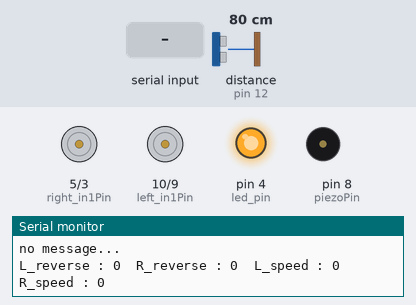
A sketch run on a simulated Arduino Uno, built with avr-gcc and run on an emulated ATmega328P. Parts: motor-driver pin pairs drawn as motors (green arrow = first pin HIGH = forward, orange = second pin HIGH = backward, longer = more drive, scaled by the enable pin), output pins drawn as LEDs (lit = HIGH), buzzer (waves = sounding), the last lines printed to the serial monitor. Wiring (inferred from the names in the program): ultrasonic range finder: trigger pin 13; echo pin 12. The test bench sets the inputs (shaded band); at power-on: distance to the obstacle (sensor on pin 12) 80 cm. The echo pulse lasts 58.3 µs per cm; pins used as bus, display or sensor lines are not drawn.

Above: at 1.2 s.
1.3 s: distance to the obstacle (sensor on pin 12) set to 35 cm
2.8 s: distance to the obstacle (sensor on pin 12) set to 29 cm
At 3.19 s:
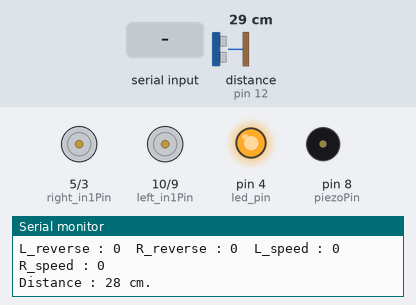
5.8 s: "<90,45,200,10>" received over Serial
At 6.05 s:
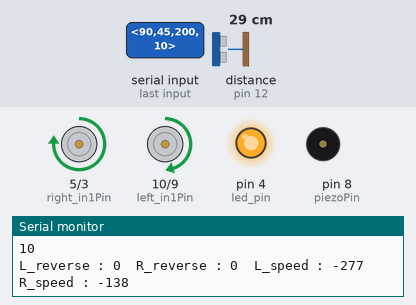
8.8 s: "<30,150,10,200>" received over Serial
At 9.12 s:
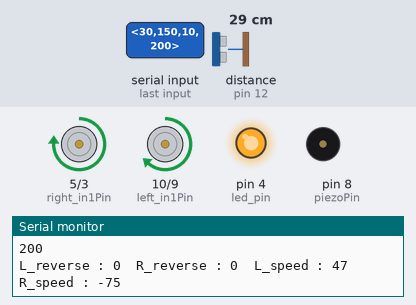
11.8 s: distance to the obstacle (sensor on pin 12) set to 120 cm
At 12.6 s:
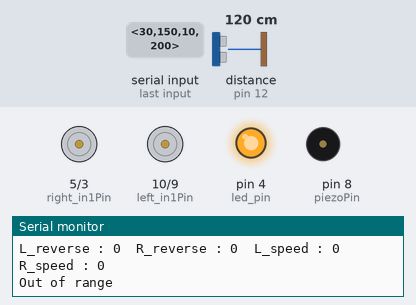
13.3 s: distance to the obstacle (sensor on pin 12) set to 2 cm
At 17.22 s:
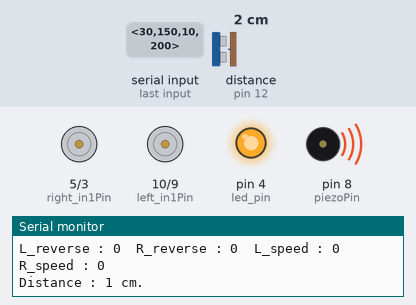
Timing chart, 0 to 17.3 s (numbered marks = the images above; inputs shaded):
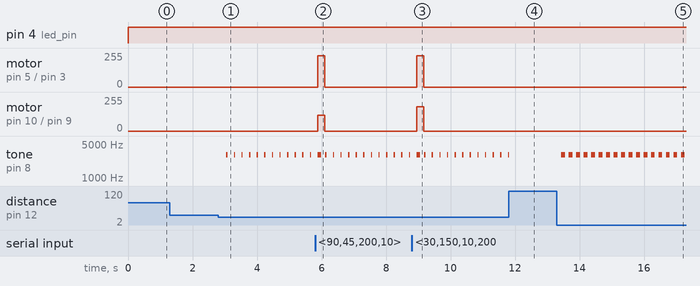

Measured:
- the behaviour switches between 32 and 31 cm on distance to the obstacle (sensor on pin 12) (found by bisection; images 0 and 1)
- after the input at 2.8 s, tone on pin 8 (piezoPin): alternates 3000 Hz for 0.04 s and silent for 0.20 s, starting after 0.25 s
- after the input at 5.8 s, motor on pin 5 (right_in1Pin) / pin 3 (right_in2Pin): stopped → forward 235/255 after 0.09 s, → stopped 0.22 s later; motor on pin 10 (left_in1Pin) / pin 9 (left_in2Pin): stopped → forward 118/255 after 0.09 s, → stopped 0.22 s later
- after the input at 8.8 s, motor on pin 5 (right_in1Pin) / pin 3 (right_in2Pin): stopped → forward 235/255 after 0.15 s, → stopped 0.22 s later; motor on pin 10 (left_in1Pin) / pin 9 (left_in2Pin): stopped → forward 181/255 after 0.15 s, → stopped 0.22 s later
- after the input at 11.8 s, tone on pin 8 (piezoPin): goes on until 11.8 s, then stays silent
- after the input at 13.3 s, tone on pin 8 (piezoPin): alternates 3000 Hz for 0.12 s and silent for 0.11 s, starting after 0.13 s

The sketch:

Slave_Arduino.ino
```cpp
#define led_pin 4

// for ultrasonic sensor
#define trigPin 13
#define echoPin 12

// for piezo buzzer
#define piezoPin 8

// for motor driver chip
#define left_enablePin 11
#define left_in1Pin 10
#define left_in2Pin 9
#define right_enablePin 6
#define right_in1Pin 5
#define right_in2Pin 3

int x=0;
int y=0;
int z=0;
int horn_status=0;
int delayval;

String sx="",sy="",sz="",sh="";
String message="";

int left_speed=0,right_speed=0;
boolean left_reverse=false,right_reverse=false;


void press_Horn(){
    tone(piezoPin, 3000, 100);
    delay(100);
    noTone(piezoPin);
    delayval-=100;
}

void time_To_Buzz(long distance){
  int frequency=3000;   //2000 to 5000
  int duration;
  int delay_val;
  if(distance > 30 || distance < 0){
    Serial.println("Out of range");
    noTone(piezoPin);
  }
  else if(distance <= 30 && distance >= 0){
    Serial.print("Distance : ");
    Serial.print(distance);
    Serial.println(" cm.");
    if(distance >= 0 && distance < 10){
      duration = 120;
      delay_val = 120;
    }
    if(distance >= 10 && distance < 20){
      duration = 80;
      delay_val = 80;
    }
    if(distance >= 20 && distance <= 30){
      duration = 40;
      delay_val = 40;
    }
    tone(piezoPin, frequency, duration);
    delay(delay_val);
    delayval-=delay_val;
    noTone(piezoPin);
    }
}

long distance_Count(){
  long duration, distance;
  digitalWrite(trigPin, LOW);  // Added this line
  delayMicroseconds(2); // Added this line
  digitalWrite(trigPin, HIGH);
  delayMicroseconds(10); // Added this line
  digitalWrite(trigPin, LOW);
  duration = pulseIn(echoPin, HIGH);
  distance = (duration/2) / 29.1;

  if(distance >= 200){
    Serial.print("Gretter than range Distane : ");
    distance=200;
    Serial.print(distance);
    Serial.println(" cm");
  }else if(distance<0){
    Serial.print("Smaller than range Distane : ");
    distance=0;
    Serial.print(distance);
    Serial.println(" cm");
  }else{
    Serial.print(distance);
    Serial.println(" cm");
  }
  return distance;
}

void printspeed(){
  Serial.print("L_reverse : ");
  Serial.print(left_reverse);
  Serial.print("  R_reverse : ");
  Serial.print(right_reverse);
  Serial.print("  L_speed : ");
  Serial.print(left_speed);
  Serial.print("  R_speed : ");
  Serial.println(right_speed);
}

void update_Distance_Speed(long distance){

  long dis = 30;
  if((distance <= dis && distance >= 0) && (left_reverse == false && right_reverse == false)){
    long dis_diff = distance;
    long persentage = (dis_diff * 100)/dis;
    left_speed = (left_speed * persentage)/100;
    right_speed = (right_speed * persentage)/100;
  }
}

void count_LeftAndRight_Speed(){

  left_reverse = false;
  right_reverse = false;
  left_speed = 0;
  right_speed = 0;

  left_reverse = (x < -20 || (x >= -20 && x <= 20 && y < -20)) ? true : false;
  right_reverse = (x < -20 || (x >= -20 && x <= 20 && y > 20)) ? true : false;

  x = (x < 0) ? (-1*x) : x;

  left_speed = (x > 20) ? floor((255 * (((x-20)*100)/50) )/ 100) : 0;
  right_speed = (x > 20) ? floor((255 * (((x-20)*100)/50) )/ 100) : 0;

  if(x > 20){
    if(y < -20){
      left_speed -= floor((left_speed * ((-1*(y+20)*100)/50) )/ 100);  // degree % out of 50 (70-20)
    }else if(y > 20){
      right_speed -= floor((right_speed * (((y-20)*100)/50) )/ 100);
    }
  }else{
    y = (y < 0) ? (-1*y) : y;
    left_speed = (y > 20) ? floor((255 * (((y-20)*100)/70) )/ 100) : 0;
    right_speed = (y > 20) ? floor((255 * (((y-20)*100)/70) )/ 100) : 0;
  }

  // 2/3 the reverse speed always.
  if(left_reverse && right_reverse){
    left_speed = floor((left_speed*2)/3);
    right_speed = floor((right_speed*2)/3);
  }

}

void update_Dc_Motor_Speed(){
  analogWrite(left_enablePin, left_speed);
  analogWrite(right_enablePin, right_speed);
  digitalWrite(left_in1Pin, !left_reverse);
  digitalWrite(right_in1Pin, !right_reverse);
  digitalWrite(left_in2Pin, left_reverse);
  digitalWrite(right_in2Pin, right_reverse);
}

boolean check_message(String str){
  int len = str.length();
  if(str.charAt(0=='<' && str.charAt(len-1)=='>')){
    int count=0;
     for(int i=0;i<len;i++){
       if(str.charAt(i)==','){
          count++;
        }
     }
     if(count==3){
       return true;
     }else{
       return false;
     }
  }
}

void getValues(){
  sx="";
  sy="";
  sz="";
  sh="";
  int count=0;
  for(int i=0;i<message.length();i++){
    if(message.charAt(i)!=','){
      if(count==0){
        sx+=message.charAt(i);
      }else if(count==1){
        sy+=message.charAt(i);
      }else if(count==2){
        sz+=message.charAt(i);
      }else if(count==3){
        sh+=message.charAt(i);
      }
    }else
      count++;
  }
}

void update_xyzh(){
  x=0;
  y=0;
  z=0;
  horn_status=0;

  while(Serial.available()){
    char c = char(Serial.read());
    message+=c;
  }
  if(!Serial.available()){
    if(message != ""){
      Serial.println(message);
      if(check_message(message)){
        message.replace("<","");
        message.replace(">","");

        getValues();

        x = sx.toInt();
        y = sy.toInt();
        z = sz.toInt();
        horn_status = sh.toInt();

        Serial.println(x);
        Serial.println(y);
        Serial.println(z);
        Serial.println(horn_status);
      }
    }else{
      Serial.println("no message...");
    }
    message="";
  }
}


// setup pins

void setup_Ultra_Sonic_Sensor(){
  pinMode(trigPin, OUTPUT);
  pinMode(echoPin, INPUT);
}

void setup_Piezo_Buzzer(){
  pinMode(piezoPin, OUTPUT);
}

void setup_Dc_Motor_Driver(){
  pinMode(left_in1Pin, OUTPUT);
  pinMode(left_in2Pin, OUTPUT);
  pinMode(left_enablePin, OUTPUT);
  pinMode(right_in1Pin, OUTPUT);
  pinMode(right_in2Pin, OUTPUT);
  pinMode(right_enablePin, OUTPUT);
}

void setup() {
  Serial.begin(9600);
  pinMode(led_pin,OUTPUT);
  setup_Ultra_Sonic_Sensor();
  setup_Piezo_Buzzer();
  setup_Dc_Motor_Driver();
}

void loop() {
  delayval=200;
  digitalWrite(led_pin,HIGH);
  long distance = distance_Count();
  update_xyzh();
  count_LeftAndRight_Speed();
  update_Distance_Speed(distance);
  printspeed();
  update_Dc_Motor_Speed();
  if(horn_status)
    press_Horn();
  if(!horn_status)
    time_To_Buzz(distance);
   delay(delayval);
}
```
